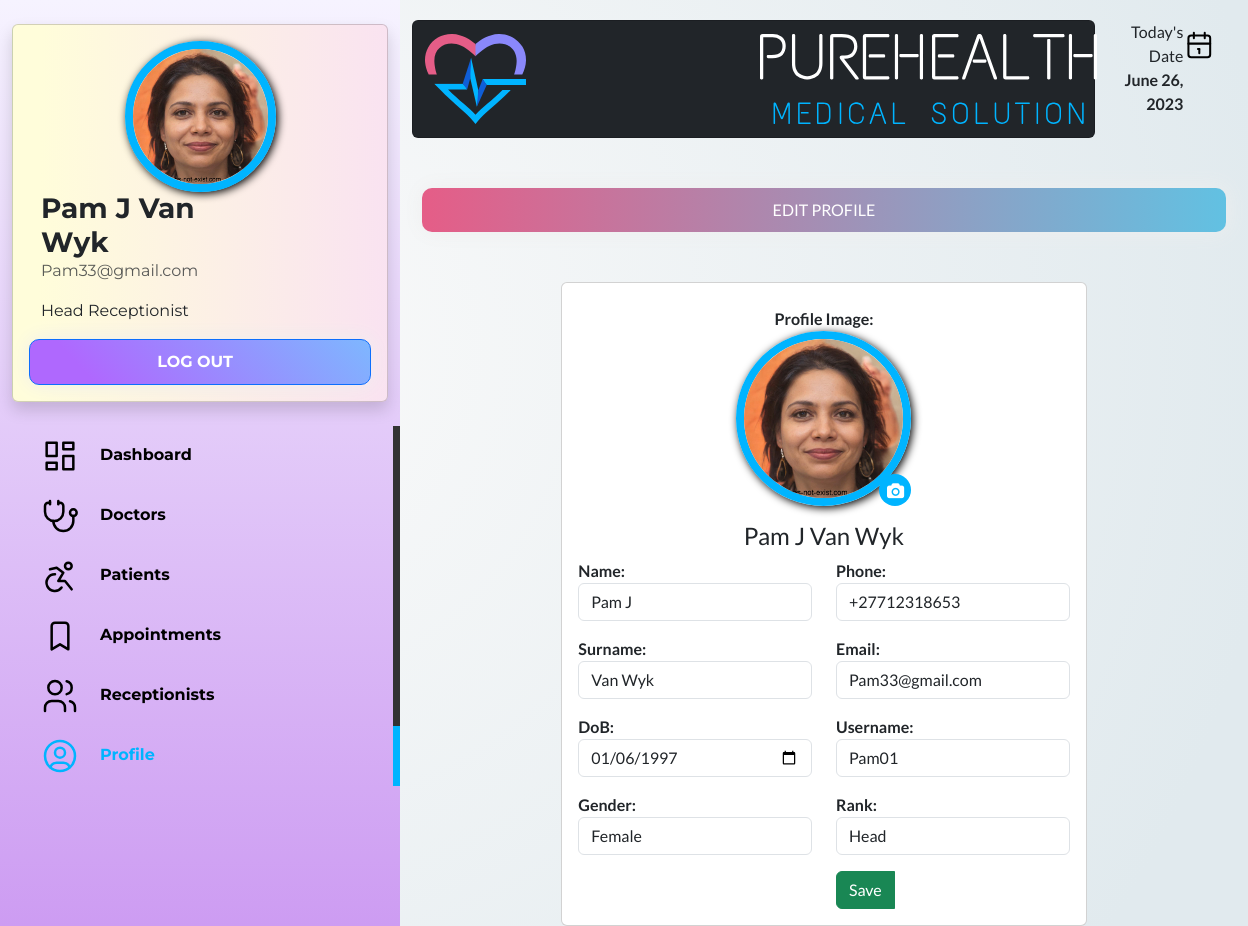
Screenshot of /ReceptionistPortal/profile.php?action=edit&Receptionists_ID=1 (signed in) with the database file from the repository.
### tables this page shows
CREATE TABLE `receptionists` (
  `Receptionists_ID` int(11) NOT NULL,
  `ProfileImage` varchar(50) NOT NULL,
  `Name` varchar(25) NOT NULL,
  `Surname` varchar(25) NOT NULL,
  `Banned` tinyint(1) NOT NULL,
  `DoB` date NOT NULL,
  `Gender` varchar(25) NOT NULL,
  `PhoneNumber` varchar(13) NOT NULL,
  `Email` varchar(50) NOT NULL,
  `Username` varchar(50) NOT NULL,
  `Password` varchar(50) NOT NULL,
  `Rank` varchar(25) NOT NULL
);

### ReceptionistPortal/list-logged-in-receptionists.php (the view, shortened to what this page needs)
<?php
include 'db.php';
$sql = "SELECT * FROM receptionists WHERE Receptionists_ID = $_SESSION[Receptionists_ID]";
$result = $conn->query($sql);
while ($row = $result->fetch_assoc()) {
    echo '<div class="text-center">';
    if ($row['Receptionists_ID'] == $_GET['Receptionists_ID']) {
        echo '<form class="form-inline m-2" id="form-update-img" action="" enctype="multipart/form-data" method="post">';
        echo '<div class="upload">';
        $image = $row["ProfileImage"];
        echo '<label for="Picture">Profile Image:</label>';
        echo '<img src="profile_img/' . $image . '" class="img-fluid rounded-circle" alt="Profile Image" title="' . $image . '">';
        echo '<div class="round">';
        echo '<i class="fa fa-camera" style="color: #fff;"></i>';
        echo '</div>';
        echo '</div>';
        echo '</form>';
        echo '</div>';
        echo '<h4 class="card-title text-center mt-3">' . $row['Name'] . ' ' . $row['Surname'] . '</h4>';
        echo '<div class="row">';
        echo '<div class="col-6">';
        echo '<label for="Name">Name:</label>';
        echo '<p><input type="text" class="form-control" name="Name" value="' . $row['Name'] . '" required></p>';
        echo '<label for="Surname">Surname:</label>';
        echo '<p><input type="text" class="form-control" name="Surname" value="' . $row['Surname'] . '" required></p>';
        echo '<label for="DoB">DoB:</label>';
        echo '<p><input type="date" class="form-control" name="DoB" value="' . $row['DoB'] . '" required></p>';
        echo '<label for="Gender">Gender:</label>';
        echo '<p><input type="text" class="form-control" name="Gender" value="' . $row['Gender'] . '" required></p>';
        echo '</div>';
        echo '<div class="col-6">';
        echo '<label for="PhoneNumber">Phone:</label>';
        echo '<p><input type="text" class="form-control" name="PhoneNumber" value="' . $row['PhoneNumber'] . '" required></p>';
        echo '<label for="Email">Email:</label>';
        echo '<p><input type="email" class="form-control" name="Email" value="' . $row['Email'] . '" required></p>';
        echo '<label for="Username">Username:</label>';
        echo '<p><input type="text" class="form-control" name="Username" value="' . $row['Username'] . '" required autocomplete="off"></p>';
        echo '<label for="Rank">Rank:</label>';
        echo '<p><input type="text" class="form-control" name="Rank" value="' . $row['Rank'] . '" required></p>';
        echo '<div class="btn-group" role="group" aria-label="Actions">';
        echo '<button type="submit" class="btn btn-success">Save</button>';
    }
    echo '</div>';
    echo '</div>';
}
?>

### ReceptionistPortal/profile.php (shortened to what this page needs)
<?php
if (isset($_SESSION['Receptionists_ID']) && isset($_SESSION['Username'])) {
    ?>
    <!DOCTYPE html>
    <html lang="en">
    <head>
        <link href="https://cdn.jsdelivr.net/npm/bootstrap@5.3.0/dist/css/bootstrap.min.css" rel="stylesheet"
>
        <link rel="stylesheet" href="main.css">
        <link rel="stylesheet" href="https://cdnjs.cloudflare.com/ajax/libs/font-awesome/4.7.0/css/font-awesome.min.css">
    </head>
    <body>
        <div class="c-navbar">
            <div class="container">
                <br>
                <div class="container">
                    <div class="row">
                        <div class="card shadow profile-disco">
                            <div class="card-body">
                                <div class="row">
                                    <?php
                                    include 'db.php';
                                    $sql = "SELECT * FROM receptionists WHERE Receptionists_ID = $_SESSION[Receptionists_ID]";
                                    $result = $conn->query($sql);
                                    while ($row = $result->fetch_assoc()) {
                                        echo '<div class="col-md-12">';
                                        echo '<div class="row">';
                                        echo '<div class="col-md-4 upload">';
                                        echo '<img src="profile_img/' . $row['ProfileImage'] . '" class="img-fluid rounded-circle" alt="Profile Image">';
                                        echo '</div>';
                                        echo '<div class="col-md-8">';
                                        echo '<h3 class="mb-0"><strong>' . $row['Name'] . ' ' . $row['Surname'] . '</strong></h3>';
                                        echo '<p class="text-muted">' . $row['Email'] . '</p>';
                                        echo '<p>' . $row['Rank'] . ' Receptionist</p>';
                                        echo '</div>';
                                        echo '<a href="logout.php" class="btn btn-primary btn-grad3 btn-add" role="button" style="padding-left: 0px;"><strong>Log Out</strong></a>';
                                        echo '</div>';
                                        echo '</div>';
                                    }
                                    ?>
                                </div>
                            </div>
                        </div>
                    </div>
                </div>
            </div>
            <br>
            <a class="nav-item" href="dashboard.php">
                Dashboard</a>
            <a class="nav-item" href="doctors.php">
                Doctors</a>
            <a class="nav-item" href="patients.php">
                Patients</a>
            <a class="nav-item" href="appointments.php">
                Appointments</a>
            <a class="nav-item" href="receptionists.php">
                Receptionists</a>
            <a class="nav-item active-nav" href="profile.php">
                Profile</a>
        </div>
        <div class="container content-div">
            <div class="row">
                <div class="col-md-10">
                    <nav class="navbar navbar-dark bg-dark card">
                        <div class="container-fluid">
                            <a class="navbar-brand" href="#">
                                <img src="assets/logo/logo-mix.svg" alt="Logo">
                                <img src="assets/logo/Mecial Docker White.svg" alt="Logo" style="margin-left: 130px;">
                            </a>
                        </div>
                    </nav>
                </div>
                <div class="col-md-2 d-flex text-end">
                    <div>
                        Today's Date
                        <br>
                        <?php
                        $today = date("F j, Y");
                        echo '<b>' . $today . '</b>';
                        ?>
                    </div>
                </div>
            </div>
            <div class="spacer"></div>
            <?php
            echo '<a class="add-doctor-button btn btn-primary btn-grad" id="openFormButton" type="button" role="button"href="?action=edit&Receptionists_ID=' . $_SESSION['Receptionists_ID'] . '">';
            echo 'Edit Profile';
            echo '</a>';
            ?>
            <div class="spacer"></div>
            <div class="container mt-8">
                <div class="row">
                    <div class="col-md-8 offset-md-2">
                        <div class="card">
                            <div class="card-body">
                                <?php
                                include 'list-logged-in-receptionists.php';
                                ?>
                            </div>
                        </div>
                    </div>
                </div>
            </div>
        </div>
    </body>
    </html>
    <?php
} else {
    header("Location: index.php");
    exit();
}
?>

### ReceptionistPortal/main.css (style rules this page uses)
.upload { width: 175px; position: relative; margin: auto; }
.upload img { border-radius: 50%; border: 8px solid #00B4FF; -webkit-box-shadow: 2px 2px 8px 0px rgba(0, 0, 0, 1); -moz-box-shadow: 2px 2px 8px 0px rgba(0, 0, 0, 1); box-shadow: 2px 2px 8px 0px rgba(0, 0, 0, 1); }
.upload .round { position: absolute; bottom: 0; right: 0; background: #00B4FF; width: 32px; height: 32px; line-height: 33px; text-align: center; border-radius: 50%; overflow: hidden; }
body { display: flex; background: radial-gradient(circle at 18.7% 37.8%, rgb(250, 250, 250) 0%, rgb(225, 234, 238) 90%); font-family: 'Lato', sans-serif; }
.btn-grad { background-image: linear-gradient(to right, #E55D87 0%, #5FC3E4 51%, #E55D87 100%); margin: 10px; padding: 15px 45px; text-align: center; text-transform: uppercase; transition: 0.5s; background-size: 200% auto; color: white; box-shadow: 0 0 20px #eee; border-radius: 10px; display: block; }
.btn-grad3 { background: linear-gradient(45.8deg, rgb(175, 104, 254) 9.3%, rgb(101, 223, 255) 75.1%); text-align: center; text-transform: uppercase; transition: 0.5s; background-size: 200% auto; color: white; box-shadow: 0 0 20px #eee; border-radius: 10px; display: block; }
.c-navbar { background: linear-gradient(to top, #cd9cf2 0%, #f6f3ff 100%); overflow: hidden; width: 400px; position: fixed; height: 100%; font-family: 'Montserrat', sans-serif; }
.c-navbar a { display: block; padding: 10px; text-decoration: none; padding-left: 40px; }
.content-div { margin-left: 400px; margin-top: 20px; }
.nav-item { border-right: 7px solid #333; color: #000000; font-weight: bold; }
.active-nav { border-right: 7px solid #00B4FF; color: #00B4FF; }
.icon-tabler { margin-right: 20px; }
.icon-tabler-active { stroke: #00B4FF; }
.add-doctor-button { display: flex; align-items: center; justify-content: center; padding: 10px; border: none; color: #fff; font-size: 16px; cursor: pointer; }
.spacer { padding: 20px; }
.btn-add { width: -webkit-fill-available; }
label { font-weight: bold; }
.profile-disco { background: linear-gradient(90.7deg, rgb(255, 253, 218) 1.9%, rgb(246, 210, 255) 39.3%, rgb(152, 222, 254) 64.7%, rgb(251, 255, 210) 100.8%); background-size: 400% 400%; animation: gradient 15s ease infinite; }
.navbar-brand img { height: 90px; margin-right: 100px; }

### rows the page displays
receptionists: ProfileImage (picture), Name "Pam J", Surname "Van Wyk", Email "Pam33@gmail.com", Rank "Head", DoB "01/06/1997", Gender "Female", PhoneNumber "+27712318653", Username "Pam01"
